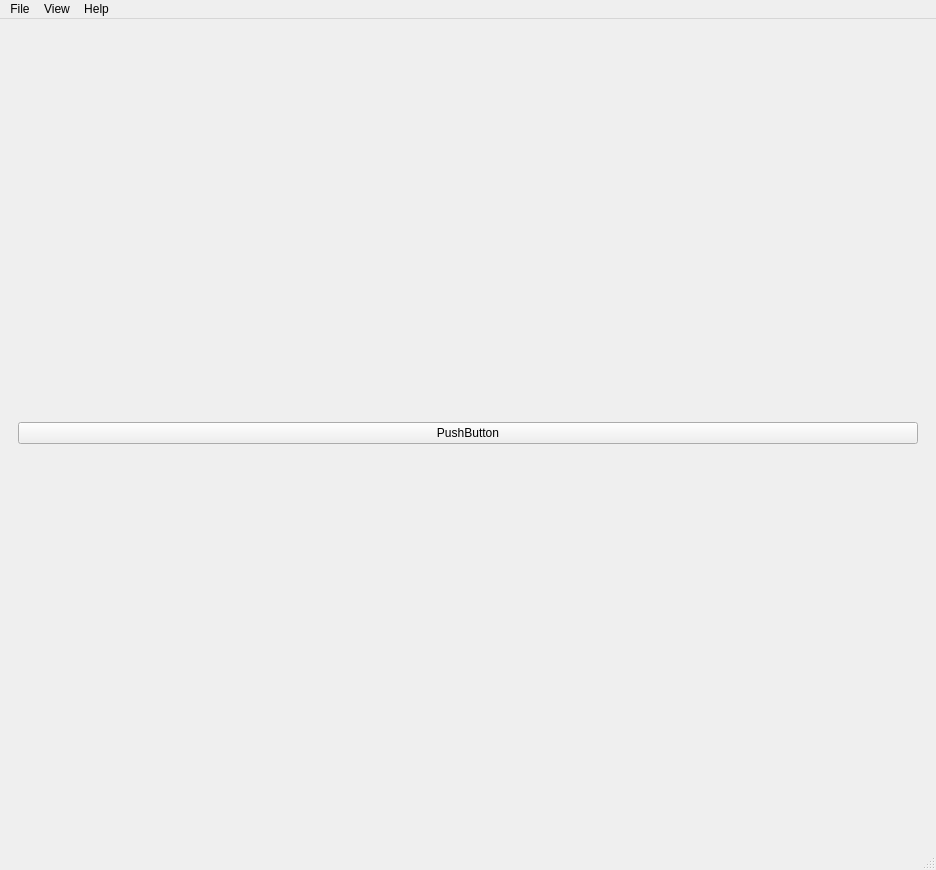
<?xml version="1.0" encoding="UTF-8"?>
<ui version="4.0">
 <class>MainWindow</class>
 <widget class="QMainWindow" name="MainWindow">
  <property name="windowTitle">
   <string>MainWindow</string>
  </property>
  <property name="geometry">
   <rect>
    <x>0</x>
    <y>0</y>
    <width>936</width>
    <height>870</height>
   </rect>
  </property>
  <widget class="QWidget" name="centralwidget">
   <layout class="QHBoxLayout" name="horizontalLayout">
    <item>
     <widget class="QWidget" name="widget" native="true">
      <layout class="QHBoxLayout" name="horizontalLayout_2">
       <item>
        <widget class="QPushButton" name="pushButton">
         <property name="text">
          <string>PushButton</string>
         </property>
        </widget>
       </item>
      </layout>
     </widget>
    </item>
   </layout>
  </widget>
  <widget class="QMenuBar" name="menubar">
   <property name="geometry">
    <rect>
     <x>0</x>
     <y>0</y>
     <width>936</width>
     <height>21</height>
    </rect>
   </property>
   <widget class="QMenu" name="menuFile">
    <property name="title">
     <string>File</string>
    </property>
    <addaction name="actionNew"/>
   </widget>
   <widget class="QMenu" name="menuView">
    <property name="title">
     <string>View</string>
    </property>
   </widget>
   <widget class="QMenu" name="menuHelp">
    <property name="title">
     <string>Help</string>
    </property>
    <addaction name="actionAbout"/>
   </widget>
   <addaction name="menuFile"/>
   <addaction name="menuView"/>
   <addaction name="menuHelp"/>
  </widget>
  <widget class="QStatusBar" name="statusbar"/>
  <action name="actionAbout">
   <property name="text">
    <string>About</string>
   </property>
  </action>
  <action name="actionNew">
   <property name="text">
    <string>New</string>
   </property>
  </action>
 </widget>
 <resources/>
 <connections/>
</ui>
